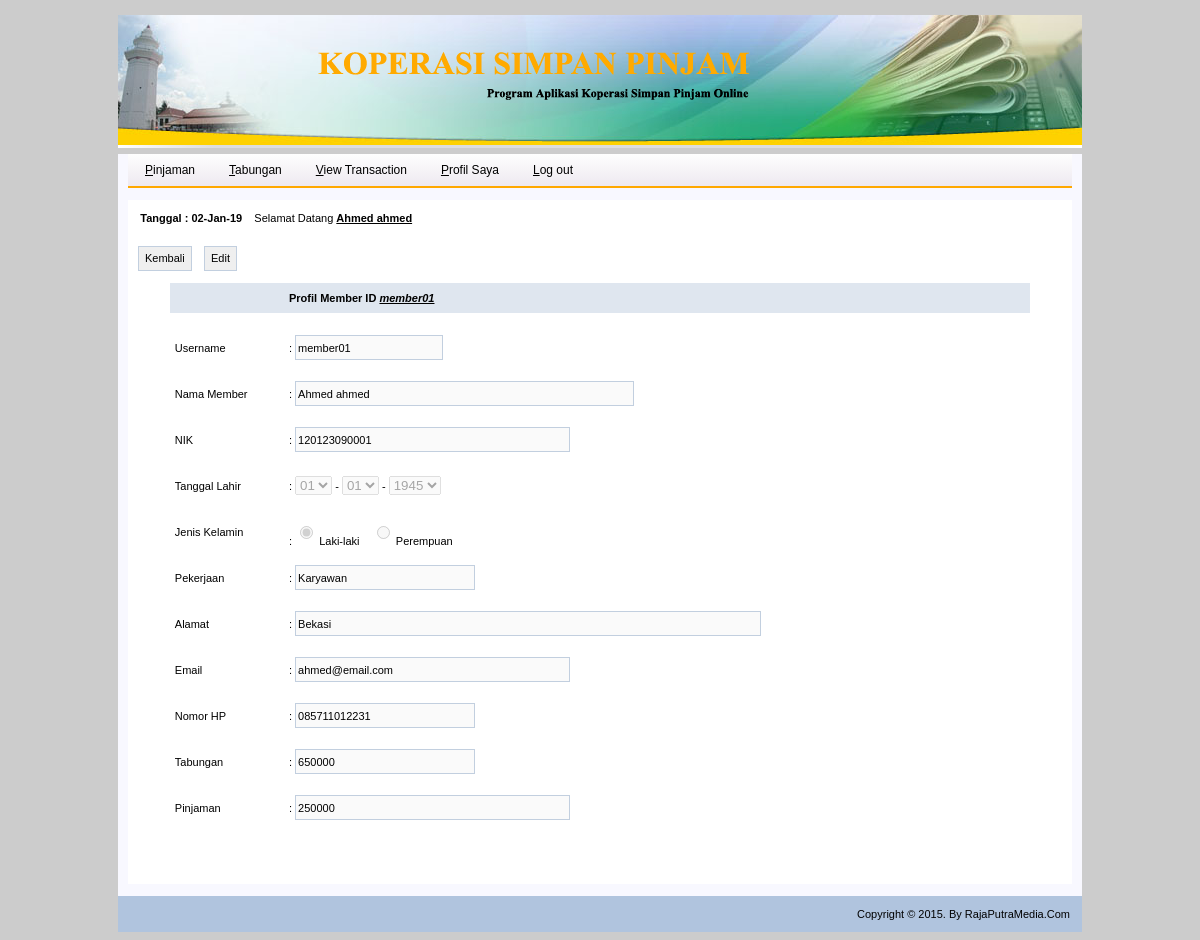
The page /home-member.php?page=profil-member&username=member01 (signed in) on the database its author committed.
### tables this page shows
CREATE TABLE IF NOT EXISTS `member` (
  `username` varchar(16) NOT NULL,
  `password` varchar(16) NOT NULL,
  `nama` varchar(20) NOT NULL,
  `nik` bigint(16) NOT NULL,
  `tgl_lahir` date NOT NULL,
  `jenis_kelamin` varchar(9) NOT NULL,
  `pekerjaan` varchar(16) NOT NULL,
  `alamat` text NOT NULL,
  `email` text NOT NULL,
  `no_hp` char(20) NOT NULL,
  `tabungan` varchar(16) NOT NULL,
  `pinjaman` varchar(16) NOT NULL
);

### profil-member.php (the view, shortened to what this page needs)
<div style="border:0; padding:10px; width:924px; height:auto;">
	<?php
	include "koneksi.php";
	if (isset($_GET['username'])) {
		$username = $_GET['username'];
	}
	else {
	die ("Error. No USERNAME Selected! ");
	}
	$query = "SELECT * FROM member WHERE username='$username'";
	$sql = mysqli_query ($Open,$query);
	$hasil = mysqli_fetch_array ($sql);
	$username	= $hasil['username'];
	$nama	= $hasil['nama'];
	$nik	= $hasil['nik'];
	list($thn_lahir,$bln_lahir,$tgl_lahir) = explode ("-",$hasil['tgl_lahir']);
	$jenis_kelamin	= $hasil['jenis_kelamin'];
	$pekerjaan	= $hasil['pekerjaan'];
	$alamat		= $hasil['alamat'];
	$email		= $hasil['email'];
	$no_hp		= $hasil['no_hp'];
	$tabungan		= $hasil['tabungan'];
	$pinjaman		= $hasil['pinjaman'];
?>
<form action="#" method="POST" name="profil-member" enctype="multipart/form-data">
	<input type="button" value="Kembali" onclick=location.href="home-member.php" title="Kembali">&nbsp;&nbsp;&nbsp;&nbsp;<input type="button" value="Edit" onclick=location.href="home-member.php?page=form-edit-profil-member&username=<?=$username?>" title="Edit">
	<table width="860" border="0" align="center" cellpadding="0" cellspacing="0">
		<tr>
			<td>&nbsp;</td>
			<td>&nbsp;</td>
			<td>&nbsp;</td>
		</tr>
		<tr bgcolor="#DFE6EF" height="30">
			<td>&nbsp;</td>
			<td>&nbsp;</td>
			<td><b>Profil Member ID <u><i><?=$username?></i></u></b></td>
		</tr>
		<tr>
			<td>&nbsp;</td>
			<td>&nbsp;</td>
			<td>&nbsp;</td>
		</tr>
		<tr height="46">
			<td>&nbsp;</td>
			<td>Username</td>
			<td>:&nbsp;<input type="text" name="husername" value="<?=$username?>" disabled="disabled" /></td>
		</tr>
		<tr height="46">
			<td>&nbsp;</td>
			<td>Nama Member</td>
			<td>:&nbsp;<input type="text" name="nama" size="50" value="<?=$nama?>" disabled="disabled"></td>
		</tr>
		<tr height="46">
			<td>&nbsp;</td>
			<td>NIK</td>
			<td>:&nbsp;<input type="text" name="nik" size="40" value="<?=$nik?>" disabled="disabled"></td>
		</tr>
		<tr height="46">
			<td>&nbsp;</td>
			<td>Tanggal Lahir</td>
			<td>:&nbsp;<select name="tgl_lahir" disabled="disabled">
			<?php
				for ($i=1; $i<=31; $i++) {
					$tg = ($i<10) ? "0$i" : $i;
					$sele = ($tg==$tgl_lahir)? "selected" : "";
					echo "<option value='$tg' $sele>$tg</option>";
				}
			?>
				</select> -
				<select name="bln_lahir" disabled="disabled">
			<?php
				for ($i=1; $i<=12; $i++) {
					$bl = ($i<10) ? "0$i" : $i;
					$sele = ($bl==$bln_lahir)?"selected" : "";
					echo "<option value='$bl' $sele>$bl</option>";
				}
			?>
				</select> -
				<select name="thn_lahir" disabled="disabled">
			<?php
				for ($i=1945; $i<=2020; $i++) {
					$th = ($i<1945) ? "0000" : $i;
					$sele = ($i==$thn_lahir)?"selected" : "";
					echo "<option value='$th' $sele>$th</option>";
				}
			?>
				</select></td>
		</tr>
		<tr height="46">
			<td>&nbsp;</td>
			<td>Jenis Kelamin</td>
			<td>:&nbsp;<input type="radio" name="jenis_kelamin" value="L" <?php echo ($jenis_kelamin=='L')?"checked":""; ?> disabled="disabled" > Laki-laki &nbsp;&nbsp;
				<input type="radio" name="jenis_kelamin" value="P" <?php echo ($jenis_kelamin=='P')?"checked":""; ?> disabled="disabled" > Perempuan</td>
		</tr>
		<tr height="46">
			<td>&nbsp;</td>
			<td>Pekerjaan</td>
			<td>:&nbsp;<input type="text" name="pekerjaan" size="25" value="<?=$pekerjaan?>" disabled="disabled" ></td>
		</tr>
		<tr height="46">
			<td>&nbsp;</td>
			<td>Alamat</td>
			<td>:&nbsp;<input type="text" name="alamat" size="70" value="<?=$alamat?>" disabled="disabled"/></td>
		</tr>
		<tr height="46">
			<td>&nbsp;</td>
			<td>Email</td>
			<td>:&nbsp;<input type="text" name="email" size="40" value="<?=$email?>" disabled="disabled" /></td>
		</tr>
		<tr height="46">
			<td>&nbsp;</td>
			<td>Nomor HP</td>
			<td>:&nbsp;<input type="text" name="no_hp" size="25" value="<?=$no_hp?>" disabled="disabled" /></td>
		</tr>
		<tr height="46">
			<td>&nbsp;</td>
			<td>Tabungan</td>
			<td>:&nbsp;<input type="text" name="tabungan" size="25" maxlength="20" value="<?=$tabungan?>" disabled="disabled" /></td>
		</tr>
		<tr height="46">
			<td>&nbsp;</td>
			<td>Pinjaman</td>
			<td>:&nbsp;<input type="text" name="pinjaman" size="40" maxlength="35" value="<?=$pinjaman?>" disabled="disabled" /></td>
		</tr>
		<tr>
			<td>&nbsp;</td>
			<td height="32">&nbsp;</td>
			<td>&nbsp;</td>
		</tr>
	</table>
</form>
</div>

### style.css (style rules this page uses)
body { font-family: Helvetica, Arial, Verdana, sans-serif; font-size: 12px; background-color:#cccccc; margin-top:15px; }
table { font-family: Verdana, Arial, Helvetica, sans-serif; font-size: 11px; }
input { font-family: Verdana, Arial, Helvetica, sans-serif; font-size: 11px; color: black; height: 25px; border: 1px solid #C2CFDF; }

### rows shown on the page
member: username "member01", husername "member01", nama "Ahmed ahmed", nik "120123090001", jenis_kelamin "☑", pekerjaan "Karyawan", alamat "Bekasi", email "ahmed@email.com", no_hp "085711012231", tabungan "650000", pinjaman "250000"

### other values the page prints
$_SESSION['nama'] "Ahmed ahmed"
form field tgl_lahir "01"
form field bln_lahir "01"
form field thn_lahir "1945"
